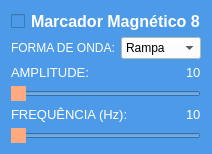
             <widget class="QWidget" name="widget_8" native="true">
              <property name="styleSheet">
               <string notr="true">background-color: rgb(77, 155, 232);</string>
              </property>
              <layout class="QVBoxLayout" name="verticalLayout_11">
               <item>
                <widget class="QCheckBox" name="checkBox_8">
                 <property name="font">
                  <font>
                   <pointsize>12</pointsize>
                   <weight>75</weight>
                   <bold>true</bold>
                  </font>
                 </property>
                 <property name="styleSheet">
                  <string notr="true">QCheckBox::indicator:checked {
	font: 14pt &quot;MS Shell Dlg 2&quot;;
    background-color: #ffaa7f;      /* caixa laranja */
    border: 2px solid #ff8800;      /* mesma cor da borda */
}

QCheckBox {
    color: white;                   /* cor do texto */
    font-weight: bold;
}</string>
                 </property>
                 <property name="text">
                  <string>Marcador Magnético 8</string>
                 </property>
                </widget>
               </item>
               <item>
                <layout class="QHBoxLayout" name="horizontalLayout_29">
                 <item>
                  <widget class="QLabel" name="label_34">
                   <property name="font">
                    <font>
                     <family>MS Shell Dlg 2</family>
                     <pointsize>12</pointsize>
                     <weight>50</weight>
                     <italic>false</italic>
                     <bold>false</bold>
                    </font>
                   </property>
                   <property name="styleSheet">
                    <string notr="true">font: 12pt &quot;MS Shell Dlg 2&quot;;
color: rgb(255, 255, 255);</string>
                   </property>
                   <property name="text">
                    <string>&lt;html&gt;&lt;head/&gt;&lt;body&gt;&lt;p&gt;&lt;span style=&quot; font-size:9pt;&quot;&gt;FORMA DE ONDA:&lt;/span&gt;&lt;/p&gt;&lt;/body&gt;&lt;/html&gt;</string>
                   </property>
                  </widget>
                 </item>
                 <item>
                  <widget class="QComboBox" name="comboBox_8">
                   <property name="styleSheet">
                    <string notr="true">background-color: rgb(255, 255, 255);</string>
                   </property>
                   <item>
                    <property name="text">
                     <string>Rampa</string>
                    </property>
                   </item>
                   <item>
                    <property name="text">
                     <string>Senoide</string>
                    </property>
                   </item>
                  </widget>
                 </item>
                </layout>
               </item>
               <item>
                <layout class="QHBoxLayout" name="horizontalLayout_30">
                 <item>
                  <widget class="QLabel" name="label_35">
                   <property name="sizePolicy">
                    <sizepolicy hsizetype="Expanding" vsizetype="Preferred">
                     <horstretch>0</horstretch>
                     <verstretch>0</verstretch>
                    </sizepolicy>
                   </property>
                   <property name="font">
                    <font>
                     <family>MS Shell Dlg 2</family>
                     <weight>1</weight>
                     <italic>false</italic>
                     <bold>false</bold>
                    </font>
                   </property>
                   <property name="styleSheet">
                    <string notr="true">font: 10
pt &quot;MS Shell Dlg 2&quot;;
color: rgb(255, 255, 255);</string>
                   </property>
                   <property name="text">
                    <string>&lt;html&gt;&lt;head/&gt;&lt;body&gt;&lt;p&gt;&lt;span style=&quot; font-size:10pt;&quot;&gt;AMPLITUDE:                                            &lt;/span&gt;&lt;/p&gt;&lt;/body&gt;&lt;/html&gt;</string>
                   </property>
                  </widget>
                 </item>
                 <item>
                  <widget class="QLabel" name="amp_8">
                   <property name="text">
                    <string>&lt;html&gt;&lt;head/&gt;&lt;body&gt;&lt;p&gt;&lt;span style=&quot; font-size:10pt; color:#ffffff;&quot;&gt;10&lt;/span&gt;&lt;/p&gt;&lt;/body&gt;&lt;/html&gt;</string>
                   </property>
                  </widget>
                 </item>
                </layout>
               </item>
               <item>
                <widget class="QSlider" name="amplitude_8">
                 <property name="enabled">
                  <bool>true</bool>
                 </property>
                 <property name="styleSheet">
                  <string notr="true">QSlider#amplitude_8::handle:horizontal_1 {
    background-color: #ffaa7f;   /* cor do círculo */
    border-radius: 10px;        /* deixa redondo */
    width: 20px;                /* largura do handle */
    height: 20px;               /* altura do handle */
    margin: -5px 0;             /* centraliza em relação à barra */
}
</string>
                 </property>
                 <property name="maximum">
                  <number>10</number>
                 </property>
                 <property name="orientation">
                  <enum>Qt::Horizontal</enum>
                 </property>
                </widget>
               </item>
               <item>
                <layout class="QHBoxLayout" name="horizontalLayout_31">
                 <item>
                  <widget class="QLabel" name="label_36">
                   <property name="sizePolicy">
                    <sizepolicy hsizetype="Expanding" vsizetype="Preferred">
                     <horstretch>0</horstretch>
                     <verstretch>0</verstretch>
                    </sizepolicy>
                   </property>
                   <property name="font">
                    <font>
                     <family>MS Shell Dlg 2</family>
                     <weight>1</weight>
                     <italic>false</italic>
                     <bold>false</bold>
                    </font>
                   </property>
                   <property name="styleSheet">
                    <string notr="true">font: 10
pt &quot;MS Shell Dlg 2&quot;;
color: rgb(255, 255, 255);</string>
                   </property>
                   <property name="text">
                    <string>&lt;html&gt;&lt;head/&gt;&lt;body&gt;&lt;p&gt;&lt;span style=&quot; font-size:10pt;&quot;&gt;FREQUÊNCIA (Hz): &lt;/span&gt;&lt;/p&gt;&lt;/body&gt;&lt;/html&gt;</string>
                   </property>
                  </widget>
                 </item>
                 <item>
                  <widget class="QLabel" name="freq_8">
                   <property name="text">
                    <string>&lt;html&gt;&lt;head/&gt;&lt;body&gt;&lt;p&gt;&lt;span style=&quot; font-size:10pt; color:#ffffff;&quot;&gt;10&lt;/span&gt;&lt;/p&gt;&lt;/body&gt;&lt;/html&gt;</string>
                   </property>
                  </widget>
                 </item>
                </layout>
               </item>
               <item>
                <widget class="QSlider" name="frequencia_8">
                 <property name="enabled">
                  <bool>true</bool>
                 </property>
                 <property name="toolTipDuration">
                  <number>-3</number>
                 </property>
                 <property name="styleSheet">
                  <string notr="true">QSlider#frequencia_8::handle:horizontal {
    background-color:  #ffaa7f;   /* cor do círculo */
    border-radius: 10px;        /* deixa redondo */
    width: 20px;                /* largura do handle */
    height: 20px;               /* altura do handle */
    margin: -5px 0;             /* centraliza em relação à barra */
}
</string>
                 </property>
                 <property name="maximum">
                  <number>10</number>
                 </property>
                 <property name="singleStep">
                  <number>1</number>
                 </property>
                 <property name="orientation">
                  <enum>Qt::Horizontal</enum>
                 </property>
                </widget>
               </item>
              </layout>
             </widget>
